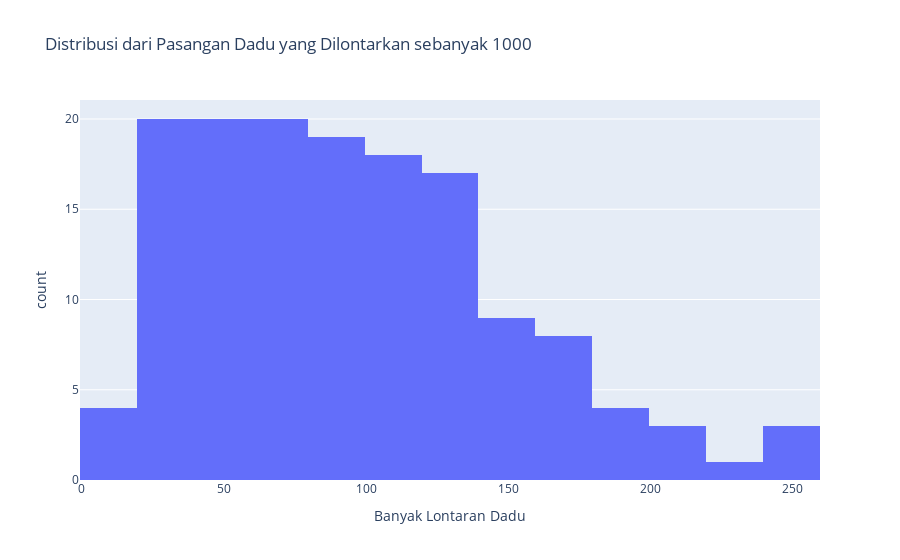

The notebook cell saved with this chart:
### Code cell
random_dice(1000)

### Figure 1 — Plotly figure (JSON) as saved in the notebook; plotly's stock layout.template omitted (floating-point values rounded to 4 significant figures; data arrays with more than 128 entries replaced by an {"elided": "..."} marker saying what was removed)
{"data": [{"alignmentgroup": "True", "bingroup": "x", "hovertemplate": "Banyak Lontaran Dadu=%{x}<br>count=%{y}<extra></extra>", "legendgroup": "", "marker": {"color": "#636efa"}, "name": "", "offsetgroup": "", "orientation": "v", "showlegend": false, "type": "histogram", "x": {"elided": "146 str values"}, "xaxis": "x", "yaxis": "y"}], "layout": {"barmode": "relative", "legend": {"tracegroupgap": 0}, "title": {"text": "Distribusi dari Pasangan Dadu yang Dilontarkan sebanyak 1000"}, "xaxis": {"anchor": "y", "domain": [0, 1], "title": {"text": "Banyak Lontaran Dadu"}}, "yaxis": {"anchor": "x", "domain": [0, 1], "title": {"text": "count"}}}}
